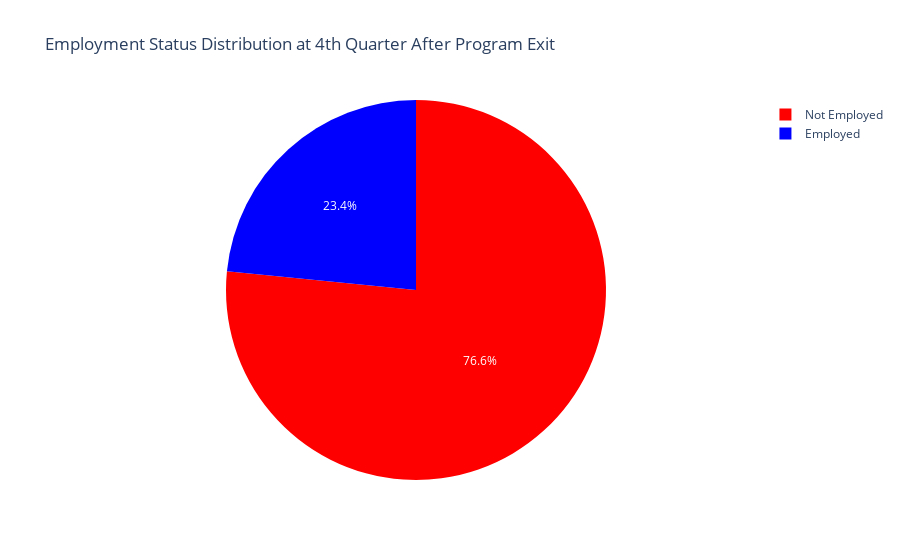

Write notebook code for a chart like this one.
### Code cell
# Map numerical values to meaningful labels
pie_chart["employment_status"] = pie_chart["employment_status"].map({0: "Not Employed", 1: "Employed"})

# Create Pie Chart
fig = px.pie(
    pie_chart, 
    names="employment_status", 
    values="count", 
    title="Employment Status Distribution at 4th Quarter After Program Exit",
    color="employment_status", 
    color_discrete_map={"Not Employed": "red", "Employed": "blue"},
    labels={"employment_status": "Employment Status", "count": "Count"}
)

# Show Plot
fig.show()

### Figure 1 — Plotly figure (JSON) as saved in the notebook; plotly's stock layout.template omitted (floating-point values rounded to 4 significant figures)
{"data": [{"customdata": [["Not Employed"], ["Employed"]], "domain": {"x": [0, 1], "y": [0, 1]}, "hovertemplate": "Employment Status=%{customdata[0]}<br>Count=%{value}<extra></extra>", "labels": ["Not Employed", "Employed"], "legendgroup": "", "marker": {"colors": ["red", "blue"]}, "name": "", "showlegend": true, "type": "pie", "values": [1136242, 347478]}], "layout": {"legend": {"tracegroupgap": 0}, "title": {"text": "Employment Status Distribution at 4th Quarter After Program Exit"}}}
